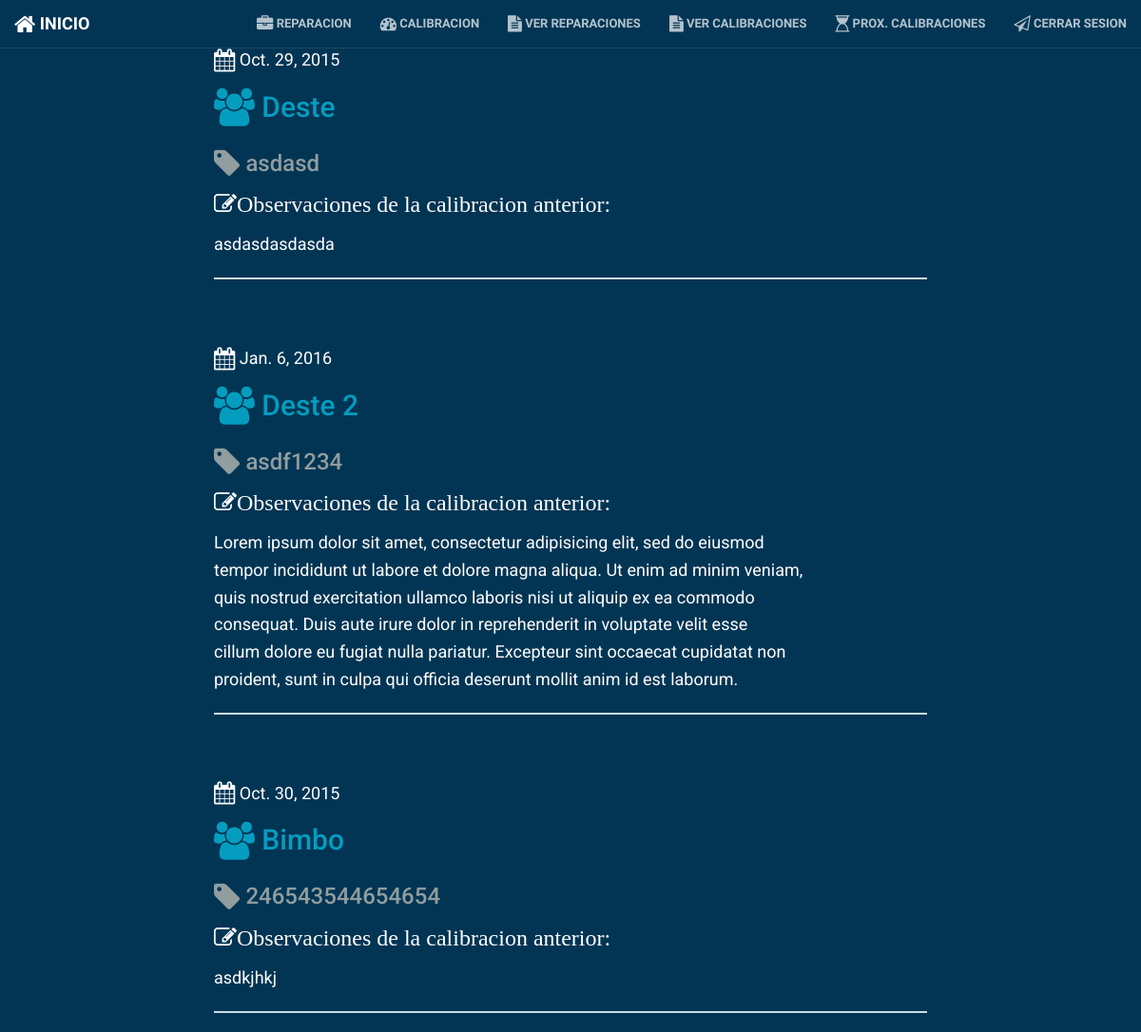
The page /calibration_pending/ (signed in) on the database as committed earlier.
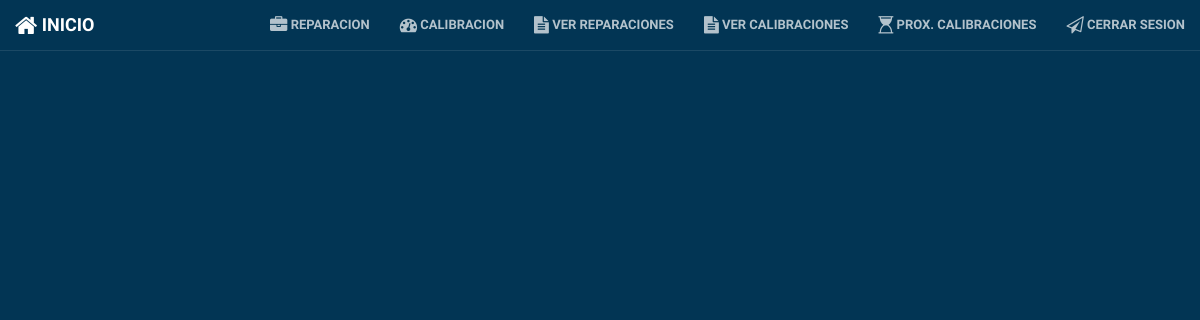
The same page on the database as committed later.
### reportes/models.py (models this page shows)
class Calibracion(models.Model):
	fecha = models.DateField('Fecha', default=timezone.now)
	cliente = models.CharField('Cliente', max_length=50, null=True)
	sigCalibracion = models.DateField('Siguiente Calibracion', default=six_months_from_now)
	numeroSerie = models.CharField('Numero de Serie', max_length=36)
	nombreTecnico = models.CharField('Tecnico responsable', max_length=80)
	nombreEncargado = models.CharField('Encargado del area', max_length=80)
	observaciones = models.TextField('Observaciones', blank=True, null=True)
	costo = models.DecimalField('Costo (MXN)', max_digits=5, decimal_places=2)
	class Meta:
		verbose_name = "Calibracion"
        verbose_name_plural = "Calibraciones"
	def __str__(self):
		return str(self.fecha)
		pass

### reportes/views.py (the view)
# urls.py: url(r'^calibration_pending/$', views.calibration_pending, name='calibration_pending'),
def calibration_pending(request):
    calibraciones = Calibracion.objects.filter(fecha__lte=timezone.now()).order_by('fecha')
    return render(request, 'reportes/calibration_pending.html', {'calibraciones': calibraciones})

### reportes/templates/reportes/calibration_pending.html
{% extends "reportes/base.html" %}
{% block content %}
{% if user.is_authenticated %}
    {% for calibracion in calibraciones %}
        <div class="reporte">
            <div class="date"><i class="fa fa-calendar fa-lg"></i>
                {{ calibracion.sigCalibracion }}
            </div>
            <h2><a href="{% url "reportes.views.calibration_detail" pk=calibracion.pk %}"><i class="fa fa-users fa-lg"></i> {{ calibracion.cliente }}</a></h2>
            <h3 class="nserie"><i class="fa fa-tag fa-lg"></i> {{ calibracion.numeroSerie }}</h3>
            <p class="observaciones"><i class="fa fa-pencil-square-o fa-lg">Observaciones de la calibracion anterior: </i>{{ calibracion.observaciones|linebreaks }}</p>
        </div>
        <hr>
    {% endfor %}
{% endif %}
{% endblock content %}

Rows that differ between the two databases and show on the page:
removed Calibracion: sigCalibracion "Oct. 29, 2015", cliente "Deste", numeroSerie "asdasd", observaciones "asdasdasdasda"
removed Calibracion: sigCalibracion "Jan. 6, 2016", cliente "Deste 2", numeroSerie "asdf1234", observaciones "Lorem ipsum dolor sit amet, consectetur adipisicing elit, sed do eiusmod tempor incididunt ut labore et dolore magna aliqua. Ut enim ad minim veniam, quis nostrud exercitation ullamco laboris nisi ut aliquip ex ea commodo consequat. Duis aute irure dolor in reprehenderit in voluptate velit esse cillum dolore eu fugiat nulla pariatur. Excepteur sint occaecat cupidatat non proident, sunt in culpa qui officia deserunt mollit anim id est laborum."
removed Calibracion: sigCalibracion "Oct. 30, 2015", cliente "Bimbo", numeroSerie "246543544654654", observaciones "asdkjhkj"
